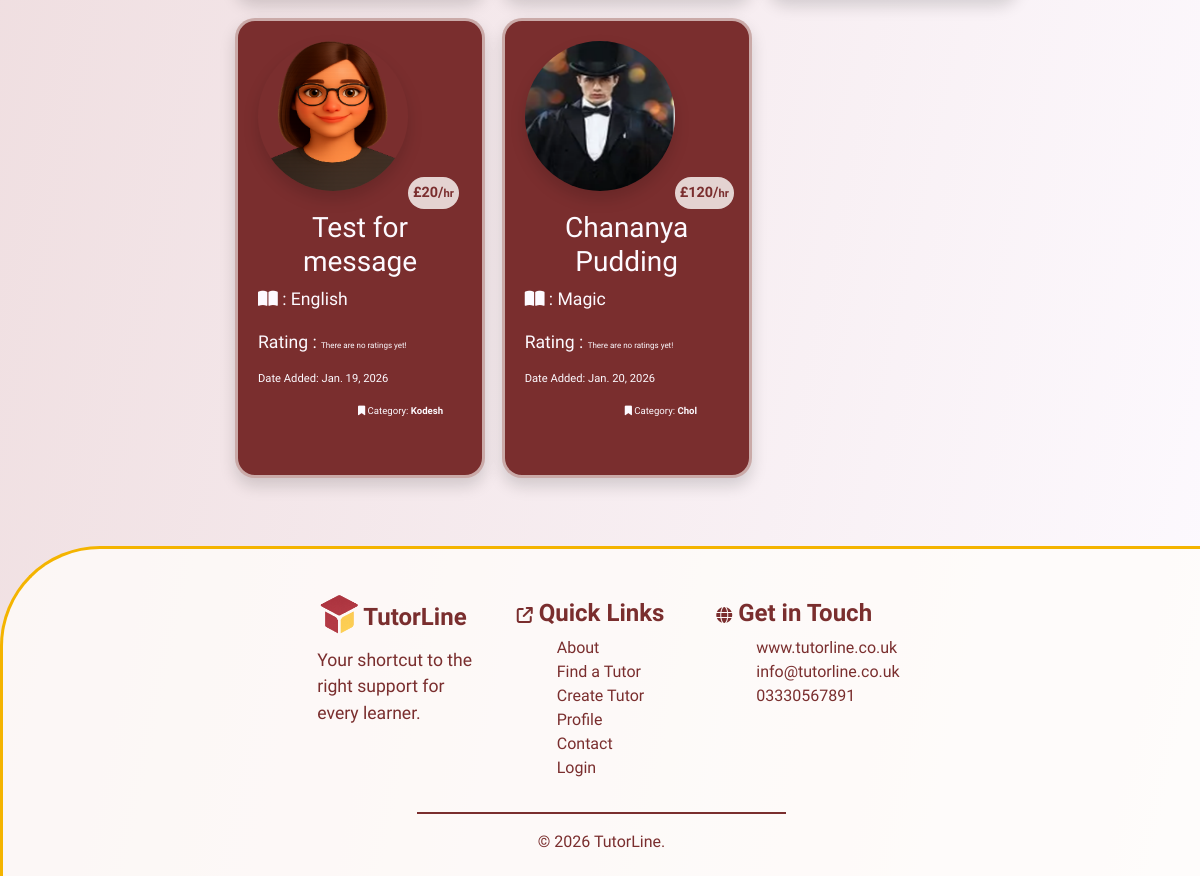
The page /tutors/ (lower part) on the database as committed earlier.
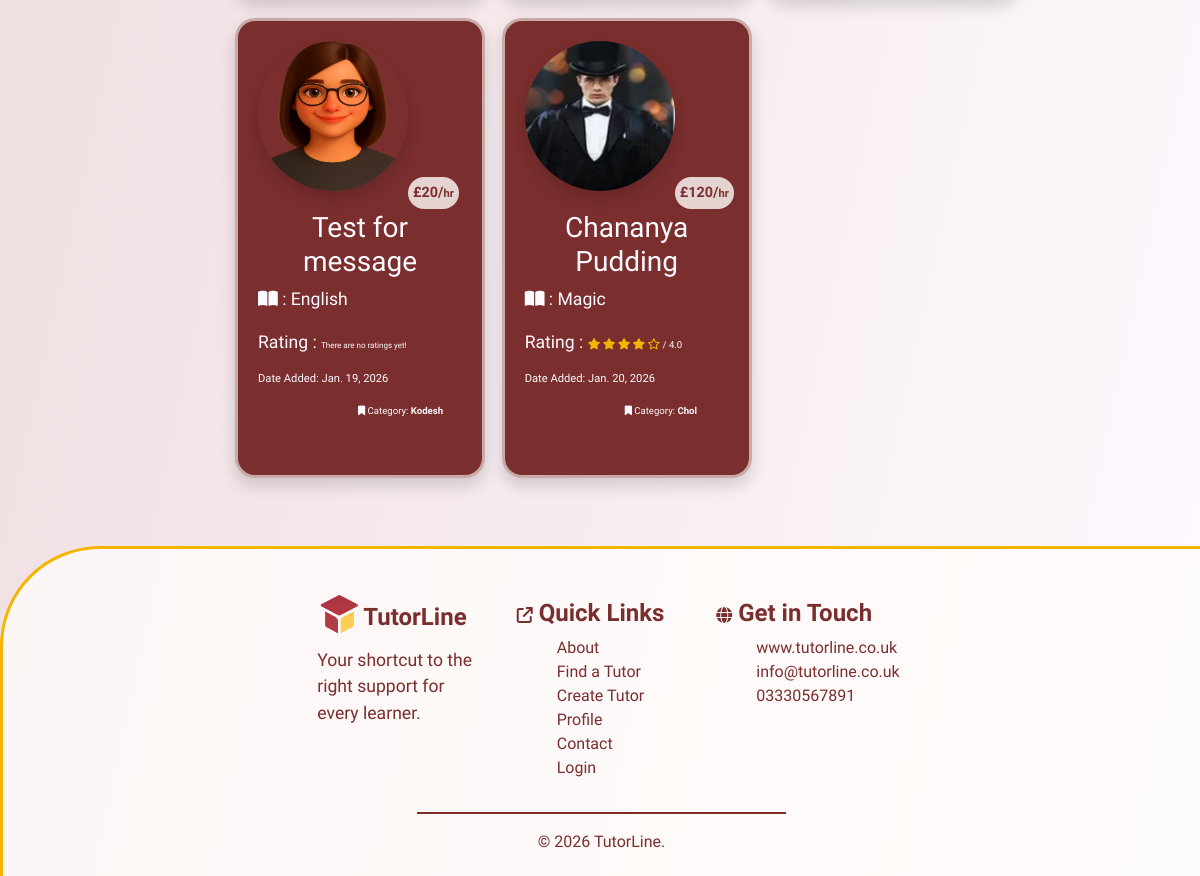
The same page on the database as committed later.
### tutors/models.py (models this page shows, shortened)
class Tutors(models.Model):
    class Meta:
        verbose_name_plural = "Tutors"
    user = models.ForeignKey(User, on_delete=models.CASCADE, null=True, blank=True)
    name = models.CharField(max_length=254)
    location = models.ForeignKey('Location', null=True, blank=True,
                                 on_delete=models.SET_NULL)
    category = models.ForeignKey('Category', null=True, blank=True,
                                 on_delete=models.SET_NULL)
    date_added = models.DateField(auto_now=True)
    subject = models.CharField(max_length=254)
    price = models.IntegerField()
    active = models.BooleanField(default=True)
    description = models.TextField()
    email = models.EmailField()
    phone = models.CharField(max_length=14)
    rating = models.FloatField(default=0)
    image = models.ImageField(blank=True, null=True)
    is_male = models.BooleanField()
    color_1 = models.IntegerField(default=rand)
    color_2 = models.IntegerField(default=rand)
    color_3 = models.IntegerField(default=rand)

class Category(models.Model):
    class Meta:
        verbose_name_plural = "Categories"
    name = models.CharField(max_length=254)
    def __str__(self):
        return self.name

### tutors/views.py (the view)
# urls.py: path('tutors/', include('tutors.urls')),
def tutors(request):
    tutors = Tutors.objects.all()
    active_tutors = Tutors.objects.filter(active=True)
    if active_tutors.exists():
        tutors = active_tutors
    else:
        tutors = None
    query = None
    sort = request.GET.get('sort')
    if request.GET:
        if 'q' in request.GET:
            query = request.GET['q']
            queries = Q(name__icontains=query) | Q(subject__icontains=query) | Q(category__name__icontains=query) | Q(location__name__icontains=query)
            tutors = tutors.filter(queries)
    if sort == "price_low":
        tutors = tutors.order_by('price')
    elif sort == "price_high":
        tutors = tutors.order_by('-price')
    elif sort == "most_recent":
        tutors = tutors.order_by('-date_added')
    elif sort == "highest_rating":
        tutors = tutors.filter(rating__gt=0).order_by('-rating')
    context = {
                'tutors': tutors,
                'search': query,
                }
    return render(request, 'tutors/tutors.html', context)

### tutors/templates/tutors/tutors.html (shortened to what the changed rows need)
{% extends "base.html" %}
{% load static %}
{% block extracss%}
<link rel="stylesheet" href="{% static 'css/tutors.css' %}">
{% endblock %}
{% block content %}
    <section class="mt-5">
        <div class="container-fluid">
            <div class="row mt-3">
                <div class="col-10 col-md-8">
                    <div class="row">
                        {% for tutor in tutors %}
                        <div class="col-12 col-md-6 col-lg-4">
                            <a href="{% url 'tutor_details' tutor.id %}">
                                <div class="tutor-card shadow">
                                    {% if tutor.is_male == True %}
                                    {% if tutor.image %}
                                    <img src="{{ tutor.image.url }}" class="image shadow" alt="{{ tutor.name }}">
                                    {% else %}
                                    <img src="/media/placeholder_male2.png" class="image shadow" alt="{{ tutor.name }}">
                                    {% endif %}
                                    {% else %}
                                    <img src="/media/placeholder_female.png" class="image shadow" alt="{{ tutor.name }}">
                                    {% endif %}
                                    <p class="price-stamp">£{{ tutor.price }}/<span class="per-hr">hr</span></p>
                                    <div class="details">
                                        <h3>{{ tutor.name }}</h3>
                                        <p><i class="fa-solid fa-book-open"></i> : {{ tutor.subject }}</p>
                                        <p>
                                            Rating : {% if tutor.rating == 0 %}
                                            <span class="no-rating">There are no ratings yet!</span>
                                            {% else %}
                                            {% if tutor.rating == 5 %}
                                            <i class="fa-solid fa-star r-stars"></i>
                                            <i class="fa-solid fa-star r-stars"></i>
                                            <i class="fa-solid fa-star r-stars"></i>
                                            <i class="fa-solid fa-star r-stars"></i>
                                            <i class="fa-solid fa-star r-stars"></i>
                                            {% elif tutor.rating > 4 %}
                                            <i class="fa-solid fa-star r-stars"></i>
                                            <i class="fa-solid fa-star r-stars"></i>
                                            <i class="fa-solid fa-star r-stars"></i>
                                            <i class="fa-solid fa-star r-stars"></i>
                                            <i class="fa-solid fa-star-half-stroke r-stars"></i>
                                            {% elif tutor.rating == 4 %}
                                            <i class="fa-solid fa-star r-stars"></i>
                                            <i class="fa-solid fa-star r-stars"></i>
                                            <i class="fa-solid fa-star r-stars"></i>
                                            <i class="fa-solid fa-star r-stars"></i>
                                            <i class="fa-regular fa-star r-stars"></i>
                                            {% elif tutor.rating > 3 %}
                                            <i class="fa-solid fa-star r-stars"></i>
                                            <i class="fa-solid fa-star r-stars"></i>
                                            <i class="fa-solid fa-star r-stars"></i>
                                            <i class="fa-solid fa-star-half-stroke r-stars"></i>
                                            <i class="fa-regular fa-star r-stars"></i>
                                            {% elif tutor.rating == 3 %}
                                            <i class="fa-solid fa-star r-stars"></i>
                                            <i class="fa-solid fa-star r-stars"></i>
                                            <i class="fa-solid fa-star r-stars"></i>
                                            <i class="fa-regular fa-star r-stars"></i>
                                            <i class="fa-regular fa-star r-stars"></i>
                                            {% elif tutor.rating > 2 %}
                                            <i class="fa-solid fa-star r-stars"></i>
                                            <i class="fa-solid fa-star r-stars"></i>
                                            <i class="fa-solid fa-star-half-stroke r-stars"></i>
                                            <i class="fa-regular fa-star r-stars"></i>
                                            <i class="fa-regular fa-star r-stars"></i>
                                            {% elif tutor.rating == 2 %}
                                            <i class="fa-solid fa-star r-stars"></i>
                                            <i class="fa-solid fa-star r-stars"></i>
                                            <i class="fa-regular fa-star r-stars"></i>
                                            <i class="fa-regular fa-star r-stars"></i>
                                            <i class="fa-regular fa-star r-stars"></i>
                                            {% elif tutor.rating > 1 %}
                                            <i class="fa-solid fa-star r-stars"></i>
                                            <i class="fa-solid fa-star-half-stroke r-stars"></i>
                                            <i class="fa-regular fa-star r-stars"></i>
                                            <i class="fa-regular fa-star r-stars"></i>
                                            <i class="fa-regular fa-star r-stars"></i>
                                            {% else %}
                                            <i class="fa-solid fa-star r-stars"></i>
                                            <i class="fa-regular fa-star r-stars"></i>
                                            <i class="fa-regular fa-star r-stars"></i>
                                            <i class="fa-regular fa-star r-stars"></i>
                                            <i class="fa-regular fa-star r-stars"></i>
                                            {% endif %}
                                            <span class="rating-num"> / {{ tutor.rating|floatformat:1 }}</span>
                                            {% endif %}
                                        </p>
                                        <p class="date-tag">Date Added: {{ tutor.date_added }}</p>
                                        <p class="category-tag"><i class="fa-solid fa-bookmark"></i> Category: <strong>{{ tutor.category }}</strong></p>
                                    </div>
                                </div>
                            </a>
                        </div>
                        {% endfor %}
                    </div>
                </div>
            </div>
        </div>
    </section>
{% endblock %}

Rows that differ between the two databases and show on the page:
changed Tutors "Chananya Pudding": rating (not shown) → "4.0"; rating "There are no ratings yet!" → "/"
